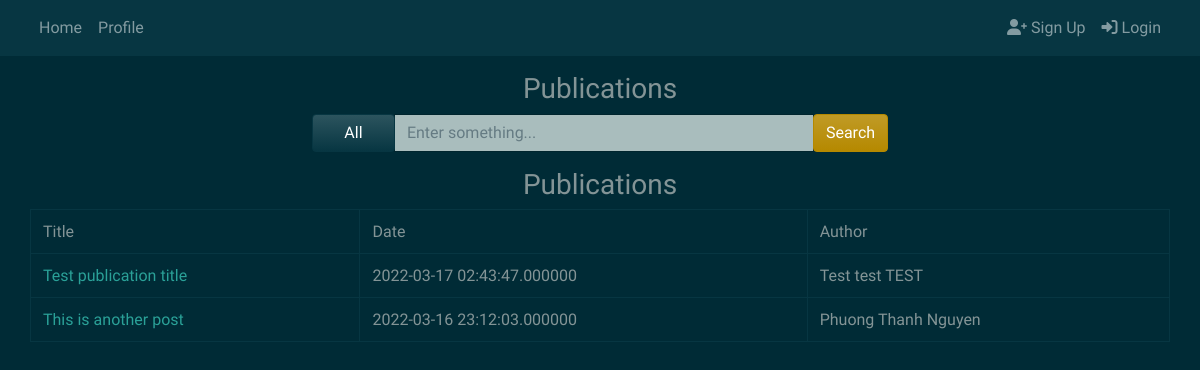
Before: / with the older database file.
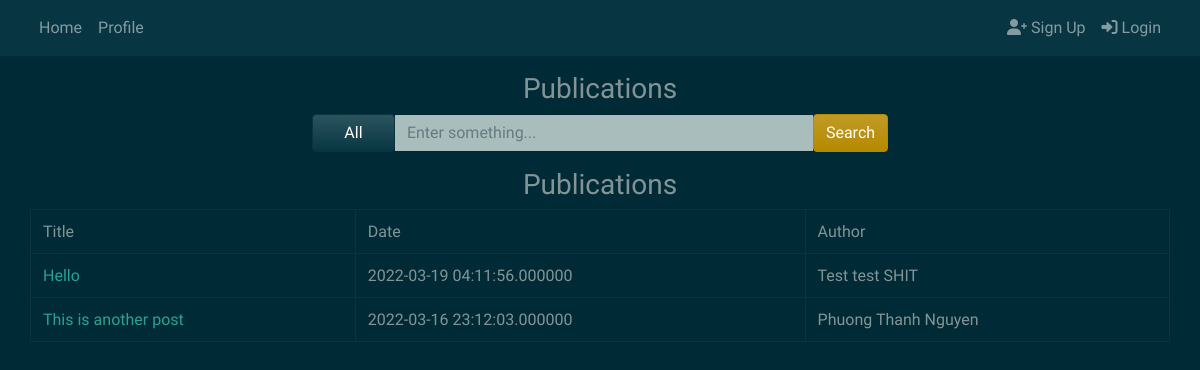
After: the same page with the newer database file.
### tables this page shows
CREATE TABLE `publication` (
  `publication_id` int(20) NOT NULL,
  `profile_id` int(20) NOT NULL,
  `publication_title` varchar(50) NOT NULL,
  `publication_text` varchar(3000) NOT NULL,
  `timestamp` timestamp(6) NOT NULL DEFAULT current_timestamp(6) ON UPDATE current_timestamp(6),
  `publication_status` varchar(10) NOT NULL
);

CREATE TABLE `profile` (
  `profile_id` int(20) NOT NULL,
  `author_id` int(20) NOT NULL,
  `first_name` varchar(30) NOT NULL,
  `middle_name` varchar(30) NOT NULL,
  `last_name` varchar(30) NOT NULL
);

### app/controllers/Home.php (called while the page is built, shortened)
<?php
class Home extends Controller
{
    public function __construct()
    {
        $this->publicationModel = $this->model('publicationModel');
    }
    public function index()
    {
        $publications = $this->publicationModel->getAllPublications();
        $data = [
            "publications" => $publications
        ];
        $this->view('Home/index', $data);
    }
}

### app/core/App.php (called while the page is built, shortened)
<?php
class App
{
    protected $currentMethod = 'index';
    public function __construct()
    {
        $url = $this->parseURL();
        $this->currentController = new $this->currentController;
        $this->params = $url ? array_values($url) : [];
        call_user_func_array([$this->currentController, $this->currentMethod], $this->params);
    }
}

### public/index.php (called while the page is built, shortened)
<?php
    $init = new App;
?>

### app/core/Model.php (called while the page is built, shortened)
<?php
class Model
{
    private $host = DB_HOST;
    private $user = DB_USER;
    private $pass = DB_PASS;
    private $dbname = DB_NAME;
    private $dbh;
    private $stmt;
    public function __construct()
    {
        $dsn = 'mysql:host=' . $this->host . ';dbname=' . $this->dbname;
        $options = array(
            PDO::ATTR_PERSISTENT => true,
            PDO::ATTR_ERRMODE => PDO::ERRMODE_EXCEPTION
        );
        try {
            $this->dbh = new PDO($dsn, $this->user, $this->pass, $options);
        } catch (PDOException $e) {
            $this->error = $e->getMessage();
            echo $this->error;
        }
    }
    public function query($sql)
    {
        $this->stmt = $this->dbh->prepare($sql);
    }
    public function execute()
    {
        return $this->stmt->execute();
    }
    public function getResultSet(){
        $this->execute();
        return $this->stmt->fetchAll(PDO::FETCH_OBJ);
    }
}

### app/models/publicationModel.php (called while the page is built, shortened)
<?php
class publicationModel
{
    public function __construct()
    {
        $this->db = new Model;
    }
    public function getAllPublications()
    {
        $this->db->query(
            "SELECT profile.first_name, profile.middle_name, profile.last_name, publication.publication_id, publication.publication_title, publication.publication_text, publication.timestamp
            FROM profile INNER JOIN publication
            ON publication.profile_id = profile.profile_id
            WHERE publication_status = 'public'
            ORDER BY timestamp DESC");
        return $this->db->getResultSet();
    }
}

### app/views/Home/index.php (the view, shortened to what this page needs)
<?php require APPROOT . '/views/includes/header.php'; ?>
<div class="col-md-9 col-md-push-1 container">
    <h3 class="text-center mt-3">Publications</h3>
    <form action="/Blog/Home/search" method="post" id="searchForm" class="input-group container d-flex justify-content-center">
        <div class="input-group-btn search-panel">
            <select name="search_param" id="search_param" class="btn btn-dark dropdown-toggle form-select form-select-sm" aria-label=".form-select-sm example" data-toggle="dropdown">
                <option value="all"><a href="/Blog/Home/searchByAuthor/">All</a></option>
            </select>
        </div>
        <input type="text" class="form-control col-6" name="keywords" placeholder="Enter something...">
        <span class="input-group-btn">
	    <button type="submit" name="submit" class="btn btn-primary">Search</button>
	</span>
    </form>
</div>
<table class="table table-bordered container">
    <h3 class="text-center mt-3">Publications</h3>
    <tr>
        <td>Title</td>
        <td>Date</td>
        <td>Author</td>
    </tr>
    <?php
    if (!empty($data["publications"])) {
        foreach ($data["publications"] as $publication) {
            echo "<td>
                <a href='/Blog/Home/details/$publication->publication_id'>$publication->publication_title</a>
                </td>";
                echo "<td>$publication->timestamp</td>";
                echo "<td>$publication->first_name $publication->middle_name $publication->last_name</td>";
        }
    }
    ?>
</table>
<?php require APPROOT . '/views/includes/footer.php'; ?>

Changed rows visible on the page:
removed publication: publication_title "Test publication title", timestamp "2022-03-17 02:43:47.000000", profile.first_name "Test", profile.middle_name "test", profile.last_name "TEST"
added publication: publication_title "Hello", timestamp "2022-03-19 04:11:56.000000", profile.first_name "Test", profile.middle_name "test", profile.last_name "SHIT"
